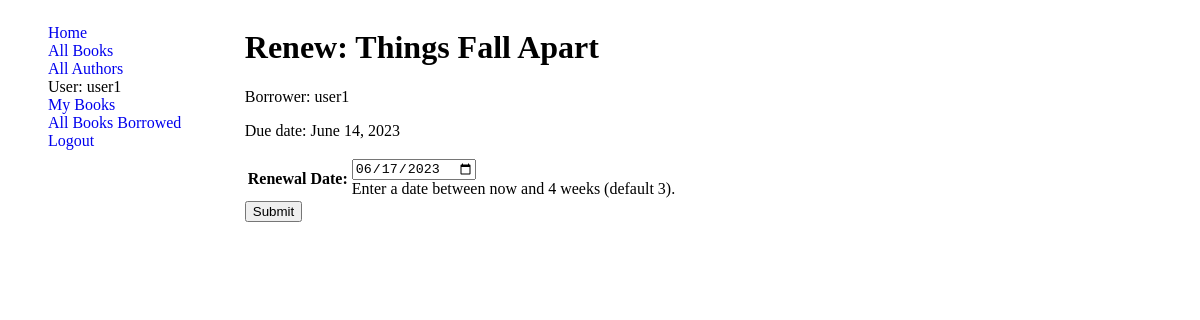
Screenshot of /catalog/book/1d945877-4610-44dd-8b07-b4cb838f61be/renew/ (signed in) with the database file from the repository.
### catalog/models.py (models this page shows, shortened)
class BookInstance(models.Model):
    LOAN_STATUS = (
        ('m', 'Maintenance'),
        ('o', 'On loan'),
        ('a', 'Available'),
        ('r', 'Reserved'),
    )
    id = models.UUIDField(primary_key=True, default=uuid.uuid4, help_text='Unique ID for this particular book across whole library')
    book = models.ForeignKey(Book, on_delete=models.RESTRICT, null=True)
    imprint = models.CharField(max_length=150)
    due_back = models.DateField(blank=True, null=True)
    status =models.CharField(max_length=1, choices=LOAN_STATUS, default='m',help_text='Book availability',)
    borrower = models.ForeignKey(User, on_delete=models.SET_NULL, null=True, blank=True)
    class Meta:
        ordering = ['due_back']
        verbose_name = 'Book Instance'
    class Meta:
        permissions = (("can_mark_returned", "Set book as returned"), ("can_renew", "Can renew Borrwed Book") )

class Book(models.Model):
    title = models.CharField(max_length=100)
    author = models.ForeignKey(Author, on_delete=models.SET_NULL, null=True, )
    summary = models.TextField(max_length=1000, help_text='Enter a brief description of the book')
    language = models.ForeignKey(Language,  on_delete=models.SET_NULL, null=True)
    genre = models.ManyToManyField(Genre, help_text='Select a genre for this book')
    ISBN = models.CharField('ISBN', max_length=13, unique=True,  help_text='13 Character <a href="https://www.isbn-international.org/content/what-isbn">ISBN number</a>')

### catalog/views.py (the view)
# urls.py: path('book/<uuid:pk>/renew/', RenewBooks, name="renew-books"),
@login_required(login_url='login')
@permission_required('catalog.can_renew', raise_exception=True)
def RenewBooks(request, pk):
    book = get_object_or_404(BookInstance,id=pk)
    form = RenewBookForm()
    proposed_renewal_date = datetime.date.today() + datetime.timedelta(weeks=3)
    print("*****************************")
    print(proposed_renewal_date)
    form = RenewBookForm(initial={'due_back': proposed_renewal_date})
    if request.method == 'POST':
        form = RenewBookForm(request.POST)
        if form.is_valid():
            book.due_back = form.cleaned_data['due_back']
            book.save()
            return HttpResponseRedirect(reverse('books-borrowed-out'))
    context = {
        'form':form,
        'book':book
    }
    return render(request, 'librarian/renew-books.html', context)

### catalog/forms.py (shortened to what this page needs)
class RenewBookForm(forms.ModelForm):
    class Meta:
        model = BookInstance
        fields = ['due_back']
        labels = {'due_back':_('Renewal Date')}
        help_texts = {
            'due_back':_('Enter a date between now and 4 weeks (default 3).')
        }
        widgets = {
            'due_back': forms.DateInput(attrs={
                'type':'date',
            })
        }

### templates/librarian/renew-books.html (shortened to what this page needs)
{% extends 'base.html' %}
{% block content%}
  <h1>Renew: {{ book.book.title }}</h1>
  <p>Borrower: {{ book.borrower }}</p>
  <p {% if book_instance.is_overdue %} class="text-danger"{% endif %} >Due date: {{ book.due_back }}</p>
  <form action="" method="post">
    <table>
    {{ form.as_table }}
    </table>
    <input type="submit" value="Submit">
  </form>
{% endblock content%}

### templates/partials/sidebar.html
<ul>
    <li><a href="{% url 'home' %}">Home</a></li>
    <li><a href="{% url 'book-list' %}">All Books</a></li>
    <li><a href="{% url 'authors' %}">All Authors</a></li>
    {% if user.is_authenticated %}
     <li>User: {{ user.get_username }}</li>
     <li><a href="{% url 'loaned-books' %}"> My Books</a></li>
     <li><a href="{% url 'books-borrowed-out' %}">All Books Borrowed</a></li>
     <li><a href="{% url 'logout' %}?next={{ request.path }}">Logout</a></li>
   {% else %}
     <li><a href="{% url 'login' %}?next={{ request.path }}">Login</a></li>
   {% endif %}
</ul>

### static/css/style.css (style rules this page uses)
a { text-decoration: none; }
.sidebar li { list-style: none; }

### rows the page displays
BookInstance: book "Things Fall Apart", borrower "user1", due_back "June 14, 2023"

### other values shown
{{ user.get_username }} "user1"
